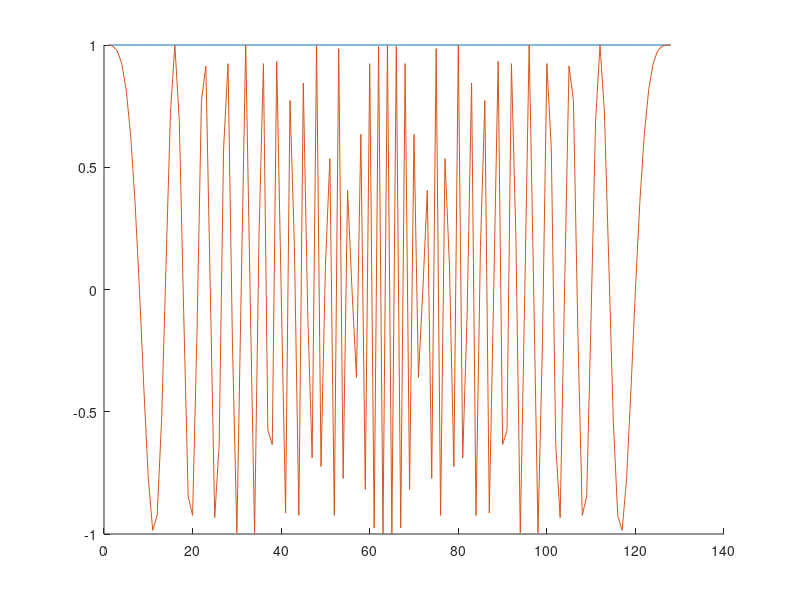

Reproduce this figure in MATLAB.
clc
clear all
close all


%% ================================= Переменные
N = 128;
y = zeros(1,N);
% x;
% for k=1:N
%     for j=1:N
%         y(k) = y(k)+

j=1:N;
k = 128;
m=1/(N^2);
d=exp(-1i*2*pi*k*j/N);
a=exp( 1i*2*pi*k*m*j.^2/2 );

figure(1); hold on
plot(real(d))
plot(real(a))